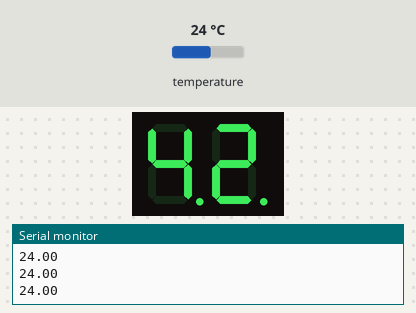
A sketch run on a simulated Arduino Uno, built with avr-gcc and run on an emulated ATmega328P. On the bench: 2-digit seven-segment display, the last lines printed to the serial monitor. Wiring (inferred from the names in the program): 2-digit 7-segment display, segments lit when LOW: segments pin 8, pin 9, pin 5, pin 2, pin 3, pin 10, pin 4, pin 7; digit selects pin 12, pin 11. The test bench sets the inputs (shaded band); at power-on: temperature 24 °C. The segment pins are drawn as the display they are named for.

Above: at 1.2 s.
1.3 s: temperature set to 12 °C
At 3.5 s:
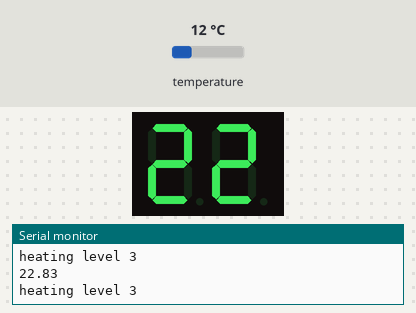
4.1 s: temperature set to 2 °C
At 8.4 s:
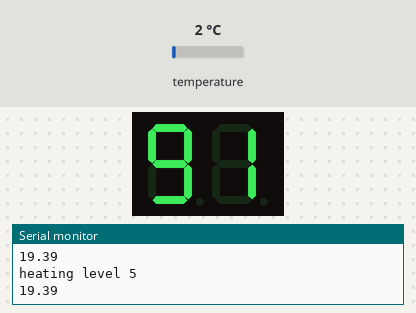
8.6 s: temperature set to 28 °C
At 10.9 s:
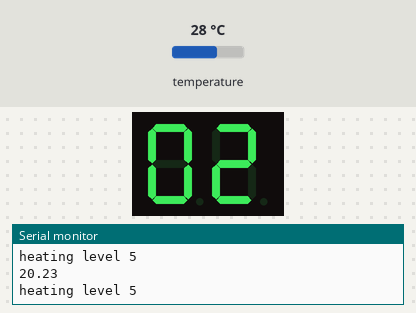
Timing chart, 0 to 12.4 s (numbered marks = the images above; inputs shaded):
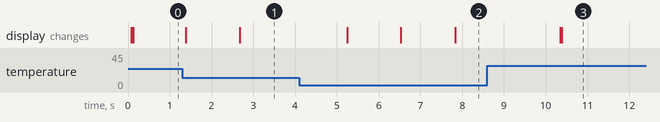

Measured:
- after the input at 1.3 s, the display: first changes after 0.08 s (image 1 shows a later state)

The sketch:

heating_pad_control.ino
```cpp
/**
 *
 */
#include <OneWire.h>
#include <DallasTemperature.h>

const int AnodeUnits = 11;   // common anode pin
const int AnodeTens = 12;   // common anode pin

/**
 Schematic view of the 7 segment display together with the connected pins on the Arduino board.
      -  A=8
F=10 | | B=9
      -  G=4
E=3  | | C=6
      -  D=2
*/
const int LedA = 8;  // top
const int LedB = 9;   // top right
const int LedC = 5;   // bottom right
const int LedD = 2;   // bottom
const int LedE = 3;   // bottom left
const int LedF = 10;   // top left
const int LedG = 4;   // middle

const int LedDP = 7;  // decimal point

const int PinArray[] = {LedA, LedB, LedC, LedD, LedE, LedF, LedG}; // all pin connections saved in an array for easier processing

/**
 * The bytes are created with the following pattern:
 * B0|LedG|LedF|LedE|LedD|LedC|LedB|LedA
 * B0  0    1    1    1    1    1    1     pattern for 0
 */
byte Segemtpattern[10] = {
  B00111111, // pattern for 0
  B00000110, // pattern for 1
  B01011011, // pattern for 2
  B01001111, // pattern for 3
  B01100110, // pattern for 4
  B01101101, // pattern for 5
  B01111101, // pattern for 6
  B00000111, // pattern for 7
  B01111111, // pattern for 8
  B01101111};// pattern for 9

const int DELAY = 6;  // the time how long a Led lights

/**
 * Setup for the analog temperature sensor TMP36
 */
 const int TempSensorPin = A0; // named constant for the pin the temperature sensor (TMP36) is connected to


/**
 * Setup for the digital temperature sensor DS18B20
 */
bool useDigitalTempSensor = true;
#define ONE_WIRE_BUS 6 //data port Dallas 18B20 connected to digital pin 13
int res = 11; //temperature resolution

OneWire oneWire(ONE_WIRE_BUS);
DallasTemperature sensors(&oneWire); // pass the OneWire instance to DallasTemperature
DeviceAddress temperatureDeviceAddress;
unsigned long lastTempRequest = 22; // Initialize with a default room temperature
int  delayInMillis = 0;
float temperaturDigital = 0.0;

/**
 * Setup heating pad / mosfet
 */
 const int heatpad = 7; // digital output for the mosfet


void setup() {
  Serial.begin(9600); // open the serial port at 9600 bps

  pinMode(AnodeUnits, OUTPUT);  // common anode is obviously an output
  pinMode(AnodeTens, OUTPUT);  // common anode is obviously an output

  pinMode(LedA, OUTPUT);
  pinMode(LedB, OUTPUT);
  pinMode(LedC, OUTPUT);
  pinMode(LedD, OUTPUT);
  pinMode(LedE, OUTPUT);
  pinMode(LedF, OUTPUT);
  pinMode(LedG, OUTPUT);
  pinMode(LedDP, OUTPUT);

  pinMode(TempSensorPin, INPUT);

  sensors.begin();
  sensors.setResolution(temperatureDeviceAddress, res);
  sensors.setWaitForConversion(false);
  sensors.requestTemperatures();

  if (!sensors.getAddress(temperatureDeviceAddress, 0)) {
    Serial.println(F("Error connecting to digital temperature sensor."));
  } else {
    sensors.requestTemperatures();
    temperaturDigital = sensors.getTempCByIndex(0);
  }
}

void loop(){
  float temp = 0;
  if (useDigitalTempSensor) {
    temp = readTemperatureDigital();
  } else {
    temp = readTemperature();
  }

  Serial.println(temp);

  manageHeatingPad(temp);

  showTemperature((int) temp);
}

/**
 * Method for showing the current temperature.
 */
void showTemperature(int temperature){
  byte units, tens;
  tens = int(temperature / 10); // calculate the digit the tens
  units = temperature - tens * 10; // calculate digit of the units

  //activate the units pin
  digitalWrite(AnodeUnits, HIGH);
  digitalWrite(AnodeTens, LOW);
  activate7segment(units);

  //activate the tens pin
  digitalWrite(AnodeUnits, LOW);
  digitalWrite(AnodeTens, HIGH);
  activate7segment(tens);
}

/**
 * Method for activating the LEDs of one of the 7 segment displays.
 */
void activate7segment(int num){
  for(int j = 0; j <=6; j++) {
    digitalWrite(PinArray[j], bitRead(Segemtpattern[num], j) == 1 ? LOW : HIGH);
  }
  delay(DELAY);
}

/**
 * Method for reading the trempreture with the analog sensor TMP36.
 */
int readTemperature() {
   // read the value on AnalogIn pin 0 and store it in a variable
  int sensorVal = analogRead(TempSensorPin); //the 10-bit sensor value out the serial port

  // convert the ADC reading to voltage
  float voltage = (sensorVal / 1024.0) * 5.0;

  // convert the voltage to temperature in degrees C
  // the sensor changes 10 mV per degree
  // the datasheet says there's a 500 mV offset
  // ((voltage - 500 mV) times 100)
  int temperature = (voltage - .5) * 100;
  return temperature;
}


/**
 * Method for reading the trempreture with the digital sensor DS18B20.
 */
float readTemperatureDigital() {

//  sensors.setResolution(temperatureDeviceAddress, res);
//  sensors.requestTemperatures();
//  float temperaturDigital = sensors.getTempCByIndex(0);


  if (millis() - lastTempRequest >= delayInMillis) {
    sensors.setResolution(temperatureDeviceAddress, res);
    sensors.requestTemperatures();
    float temp = sensors.getTempCByIndex(0);
    Serial.println(temp);
    delayInMillis = 2500 / (1 << (12 - res));
    lastTempRequest = millis();

    //Filter
    temperaturDigital = temperaturDigital - 0.05 * (temperaturDigital - temp) ;
    //Output
    Serial.print(temperaturDigital); Serial.println (F(" degree Celsius"));
  }
  return temperaturDigital;
}

/**
 * Setting the Pwm value for the mosfet/heating pad.
 * The PWM values could be between 0 and 255.
 */
void manageHeatingPad(float temperature ) {

  if ((temperature > 14) and (temperature < 18)){  // Start heating, when the water's temperature is at least 15°Celsius
    analogWrite(heatpad, 190);
    Serial.println("heating level 6");
  }
  else if ((temperature >= 18) and (temperature < 21)){
    analogWrite(heatpad, 185);
    Serial.println("heating level 5");
  }
  else if ((temperature >= 21) and (temperature < 22)){
    analogWrite(heatpad, 180);
    Serial.println("heating level 4");
  }
  else if ((temperature >= 22) and (temperature < 23)){
    analogWrite(heatpad, 175);
    Serial.println("heating level 3");
  }
//  else if ((temperature >= 23) and (temperature < 24)){
//    analogWrite(heatpad, 140);
//    Serial.println("heating level 2");
//  }
//    else if ((temperature >= 24) and (temperature < 26)){
//    analogWrite(heatpad, 100);
//    Serial.println("heating level 1");
//  }
  else{
    analogWrite(heatpad, 0); // shut down heating pad
  }
}
```
